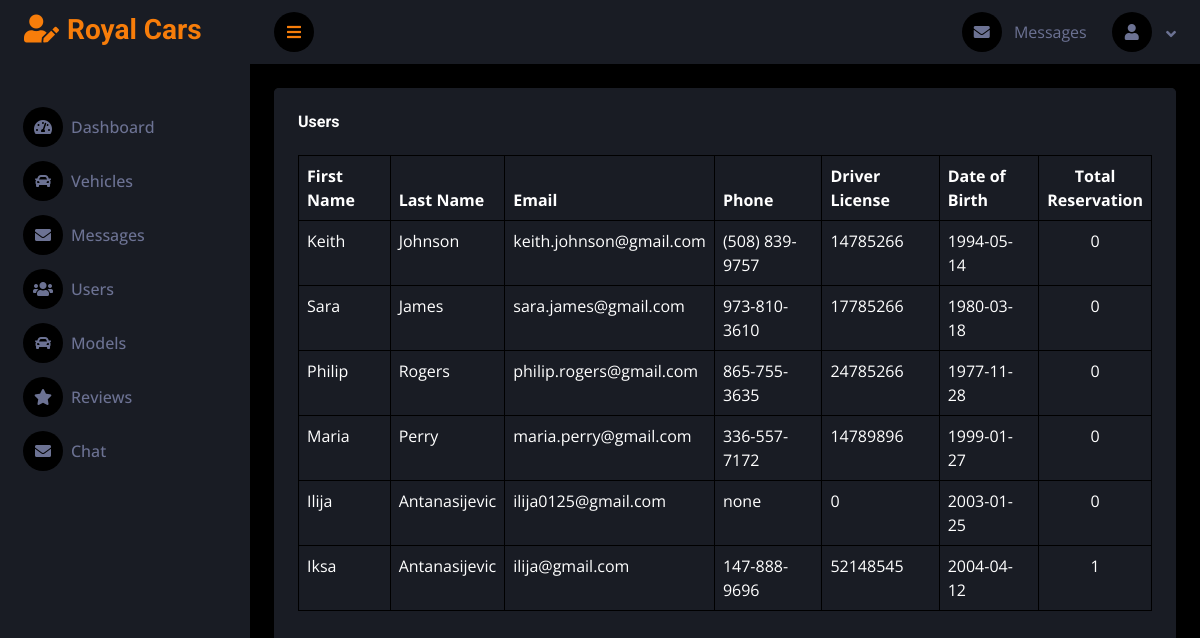
/admin/users.php, run on the app's committed database.
### tables this page shows
CREATE TABLE `customer` (
  `customer_id` int(255) NOT NULL,
  `first_name` varchar(50) NOT NULL,
  `last_name` varchar(70) NOT NULL,
  `email` varchar(255) NOT NULL,
  `password` varchar(255) NOT NULL,
  `phone` varchar(20) NOT NULL,
  `driver_license` int(10) NOT NULL,
  `birth_date` date NOT NULL,
  `role_id` int(255) NOT NULL
);

### logic/functions.php (called while the page is built, shortened)
<?php
function selectAll($table){
    global $conn;
    $query = "SELECT * FROM $table";
    $select = $conn->query($query);
    return $select->fetchAll();
}

### admin/users.php (the view)
<?php
include_once "header.php";
include_once "sidebar.php";
$allUsers = selectAll('customer');
global $conn;
?>
    <div class="content">
    <?php include "navbar.php"; ?>
    <div class="container-fluid pt-4 px-4">
        <div class="row vh-100 bg-secondary rounded align-items-center justify-content-center mx-0">
            <div class="bg-secondary rounded h-100 p-4">
                <h6 class="mb-4">Users</h6>
                <table class="table table-bordered border-dark">
                    <thead>
                    <tr>
                        <th scope="col" class="text-white">First Name</th>
                        <th scope="col" class="text-white">Last Name</th>
                        <th scope="col" class="text-white">Email</th>
                        <th scope="col" class="text-white">Phone</th>
                        <th scope="col" class="text-white">Driver License</th>
                        <th scope="col" class="text-white">Date of Birth</th>
                        <th scope="col" class="text-white text-center">Total <br> Reservation</th>
                    </tr>
                    </thead>
                    <tbody>
                    <?php
                    foreach($allUsers as $user):
                        $id = $user->customer_id;
                        $query = "SELECT COUNT(*) as nmbr
                                  FROM reservation
                                  WHERE customer_id = $id";
                        $select = $conn->query($query);
                        $totalReservation =  $select->fetch();
                        $totalReservation = $totalReservation->nmbr;
                    ?>
                        <tr>
                            <td class="text-white"><?= $user->first_name ?></td>
                            <td class="text-white"><?= $user->last_name ?></td>
                            <td class="text-white"><?= $user->email ?></td>
                            <td class="text-white"><?= $user->phone ?></td>
                            <td class="text-white"><?= $user->driver_license ?></td>
                            <td class="text-white"><?= $user->birth_date ?></td>
                            <td class="text-white text-center"><?= $totalReservation ?></td>
                        </tr>
                    <?php endforeach; ?>
                    </tbody>
                </table>
            </div>
        </div>
    </div>
<?php include "footer.php"; ?>

### admin/css/style.css (style rules this page uses)
:root { --primary: #F77D0A; --secondary: #191C24; --light: #6C7293; --dark: #000000; }
.content { margin-left: 250px; min-height: 100vh; background: var(--dark); transition: 0.5s; }
@media (min-width: 992px) { .content { width: calc(100% - 250px); } }

### data on the page
customer: first_name "Keith", last_name "Johnson", email "keith.johnson@gmail.com", phone "(508) 839-9757", driver_license "14785266", birth_date "1994-05-14", totalReservation "0"
customer: first_name "Sara", last_name "James", email "sara.james@gmail.com", phone "973-810-3610", driver_license "17785266", birth_date "1980-03-18", totalReservation "0"
customer: first_name "Philip", last_name "Rogers", email "philip.rogers@gmail.com", phone "865-755-3635", driver_license "24785266", birth_date "1977-11-28", totalReservation "0"
customer: first_name "Maria", last_name "Perry", email "maria.perry@gmail.com", phone "336-557-7172", driver_license "14789896", birth_date "1999-01-27", totalReservation "0"
customer: first_name "Ilija", last_name "Antanasijevic", email "ilija0125@gmail.com", phone "none", driver_license "0", birth_date "2003-01-25", totalReservation "0"
customer: first_name "Iksa", last_name "Antanasijevic", email "ilija@gmail.com", phone "147-888-9696", driver_license "52148545", birth_date "2004-04-12", totalReservation "1"
